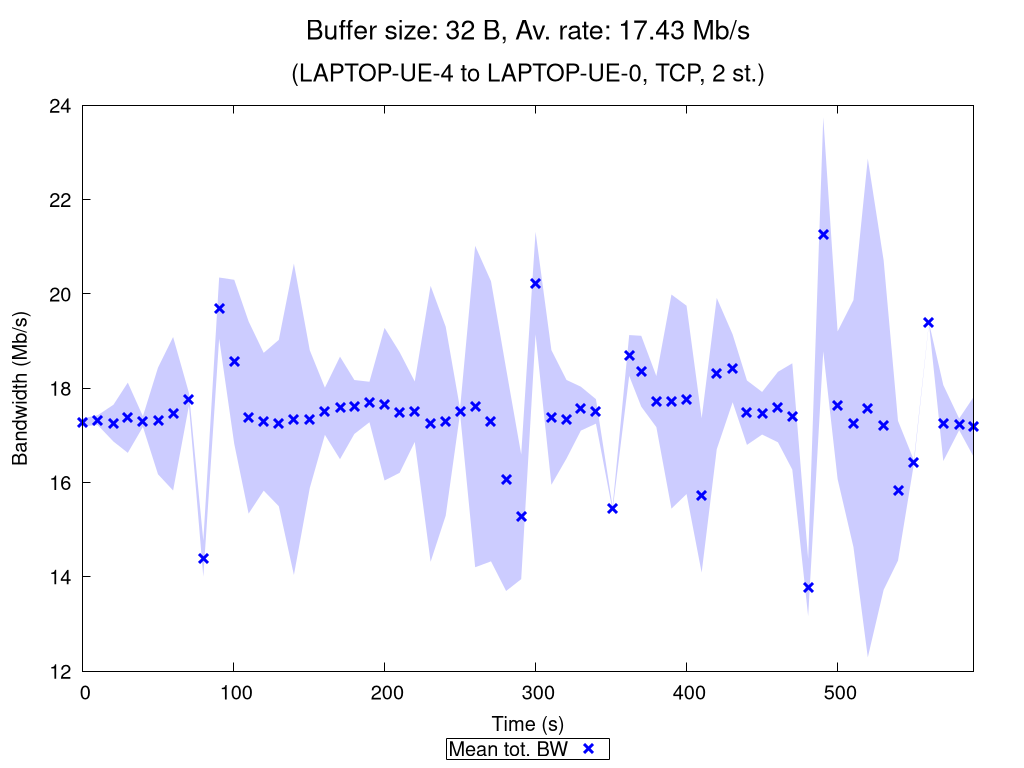

Generate this figure with gnuplot:
set terminal pngcairo nocrop enhanced size 1024,768 font "Verdana,15"
set output "TCP_2_st_2020_10_17_21-14-10_two2one_00032B.png"

set title "{/=20 Buffer size: 32 B, Av. rate: 17.43 Mb/s}\n\n{/=18 (LAPTOP-UE-4 to LAPTOP-UE-0, TCP, 2 st.)}"

set xlabel "Time (s)"
set ylabel "Bandwidth (Mb/s)"
set ytics nomirror
set key bmargin center horizontal box samplen 1 width -1
set bmargin 4.6
set rmargin 4.5

rf = 1000000.0  # rate factor
set style fill transparent solid 0.2 noborder
set autoscale xfix
plot "TCP_2_st_2020_10_17_21-14-10_two2one_00032B_iperf_processed.dat" using 1:($2/rf-$3/rf):($2/rf+$3/rf) with filledcurves lc rgb "blue" notitle, \
     "" using 1:($2/rf) with points pt 2 ps 1.5 lw 3 lc rgb "blue" title "Mean tot. BW", \
